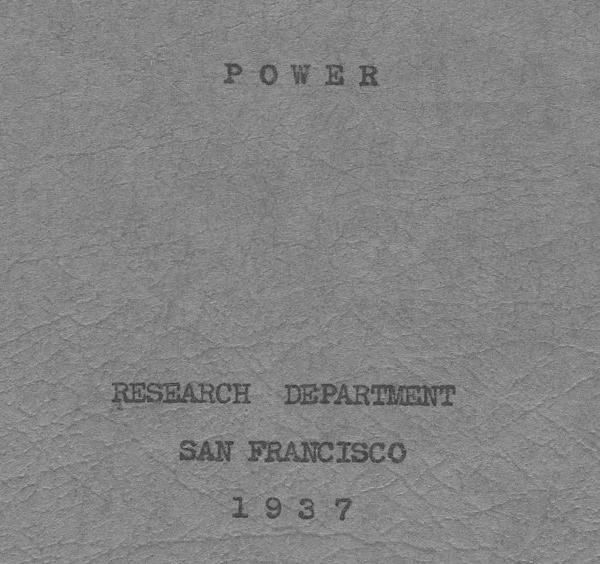
//> input picture test2.png, 600 x 564 px
$ ./Task1   (built with g++ and OpenCV 4)
//> lines starting //> are read from the running program, lines starting //| are printed output that depends on the picture; after the words box and inside, x2 and y2 are one past the last pixel; in counts of white or black regions, pixels touching at a corner belong together
//http://citeseerx.ist.psu.edu/viewdoc/download?doi=10.1.1.439.509&rep=rep1&type=pdf - ссылка на научную работу с описанием алгоритма Ниблэка
#include <opencv2/core/core.hpp>
#include <opencv2/highgui/highgui.hpp>
#include <opencv2/imgproc/imgproc.hpp>
#include <iostream>

using namespace cv;
using namespace std;

Mat img;
int Isize, Jsize;
int r = 40; //радиус окрестности, в которой высчитывается формула
double k = -0.2; //эмпирически определяемый параметр

void make_black(int i, int j)
{
	img.at<uchar>(i, j) = 0;
}

void make_white(int i, int j)
{
	img.at<uchar>(i, j) = 255;
}

void niblack_algorithm(double** brightness)
{
	double nAverage, average, sqrnDeviation, threshold;
	//(i, 0) first
	for (int i = 0; i < Isize; i++)
	{
		int n = (min(Isize, i + r + 1) - max(0, i - r)) * (r + 1);
		average = nAverage = sqrnDeviation = 0;
		for (int i1 = max(0, i - r); i1 < min(Isize, i + r + 1); i1++)
			for (int j1 = 0; j1 < r + 1; j1++)
				nAverage += brightness[i1][j1];
		average = nAverage / n;
		for (int i1 = max(0, i - r); i1 < min(Isize, i + r + 1); i1++)
			for (int j1 = 0; j1 < r + 1; j1++)
			{
				double b = brightness[i1][j1];
				sqrnDeviation += (b - average) * (b - average);
			}

		threshold = average + k * sqrt(sqrnDeviation / n);
		//if (sqrnDeviation / n < 256*256/50) threshold += 10*k * sqrt(sqrnDeviation / n);
		if (brightness[i][0] < threshold) make_black(i, 0); else make_white(i, 0);

		for (int j = 1; j < Jsize; j++)
		{
			n = (min(Jsize, j + r) - max(0, j - r)) * (min(Isize, i + r) - max(0, i - r));
			for (int k1 = i - r; k1 < i + r + 1; k1++)
			{
				double b1 = 0;
				if (j - r - 1 >= 0 && k1 >= 0 && k1 < Isize) b1 = brightness[k1][j - r - 1];
				double b2 = 0;
				if (j + r < Jsize && k1 >= 0 && k1 < Isize) b2 = brightness[k1][j + r];
				nAverage -= b1;
				nAverage += b2;
			}
			average = nAverage / n;
			for (int k1 = i - r; k1 < i + r + 1; k1++)
			{
				double b1 = average;
				if (j - r - 1 >= 0 && k1 >= 0 && k1 < Isize) b1 = brightness[k1][j - r - 1];
				double b2 = average;
				if (j + r < Jsize && k1 >= 0 && k1 < Isize) b2 = brightness[k1][j + r];
				sqrnDeviation -= (b1 - average) * (b1 - average);
				sqrnDeviation += (b2 - average) * (b2 - average);
			}

			if (sqrnDeviation / n < 256 * 256 / 4) sqrnDeviation *= 2;//!!
			threshold = average + k * sqrt(sqrnDeviation / n);
			//if (sqrnDeviation / n < 256*256/64) threshold += 10*k*sqrt(sqrnDeviation/n);
			if (brightness[i][j] < threshold) make_black(i, j); else make_white(i, j);
		}
	}
}

int main()
{
	img = imread("../test2.png", IMREAD_COLOR);
//> img is the input picture: 564 rows x 600 cols, CV_8UC3; min 46, max 179, mean 131.4
	if (img.empty())
	{
		std::cout << "error" << endl;
		return -1;
	}
	Isize = img.rows;
//> Isize = 564
	Jsize = img.cols;
//> Jsize = 600

	cout << Isize << ' ' << Jsize << endl;
//| 564 600

	cvtColor(img, img, COLOR_BGR2GRAY);
//> img: 564 rows x 600 cols, CV_8UC1

	double** brightness = new double* [Isize];
	for (int i = 0; i < Isize; i++)
		brightness[i] = new double[Jsize];

	for (int i = 0; i < Isize; i++)
		for (int j = 0; j < Jsize; j++)
		{
			brightness[i][j] = img.at<uchar>(i, j);
		}

	niblack_algorithm(brightness);
//> the loop in niblack_algorithm, `for (int i = 0; i < Isize; i++)` made 564 passes
//> (nAverage, average, sqrnDeviation, threshold, n) on passes 1 to 3: (223070, 136, 95791704.6, 87.68, 1640), (228553, 136, 98920242, 87.45, 1681), (234269, 136, 100723370.9, 87.67, 1722)
//> after the loop in niblack_algorithm, `for (int i = 0; i < Isize; i++)`: average = 134.2; nAverage = 225653; sqrnDeviation = 70723252; threshold = 93.21

	namedWindow("window", WINDOW_AUTOSIZE);
	imshow("window", img);
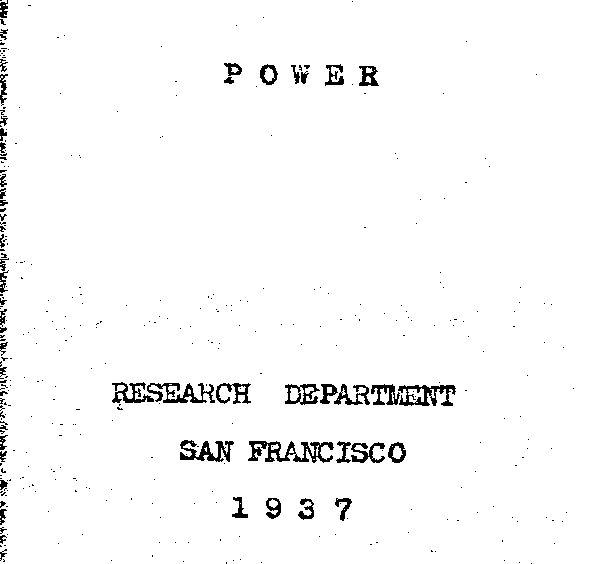
//> window 'window': 564 rows x 600 cols, CV_8UC1; 97.4% white; 372 black regions (319 under 20 px), largest, box (x1, y1, x2, y2) and area: (248, 441, 334, 463) 846, (398, 385, 456, 406) 607, (147, 383, 215, 403) 596
	waitKey(0);

	destroyWindow("window");
	for (int i = 0; i < Isize; i++)
	{
		delete[] brightness[i];
	}
	delete[] brightness;
	return 0;
}

$ run again, with test1.png copied over test2.png
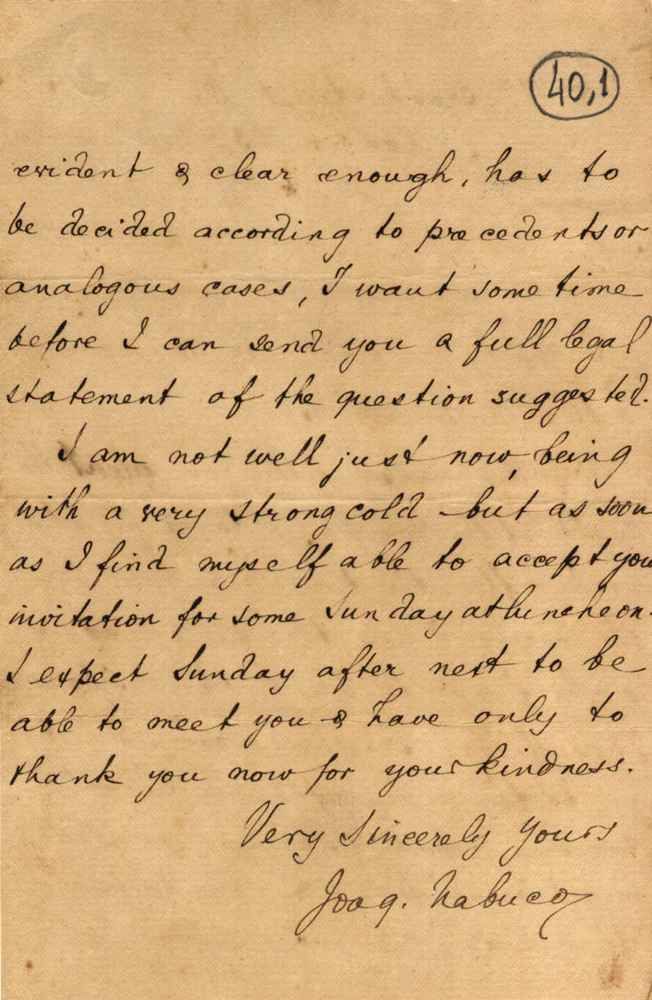
//> input picture test1.png, 652 x 1000 px, shrunk from 888 x 1361 before the run
//> img is the input picture: 1000 rows x 652 cols, CV_8UC3; mean B, G, R 123.9, 173.1, 211
//| 1000 652
//> `cvtColor(img, img, COLOR_BGR2GRAY);`:
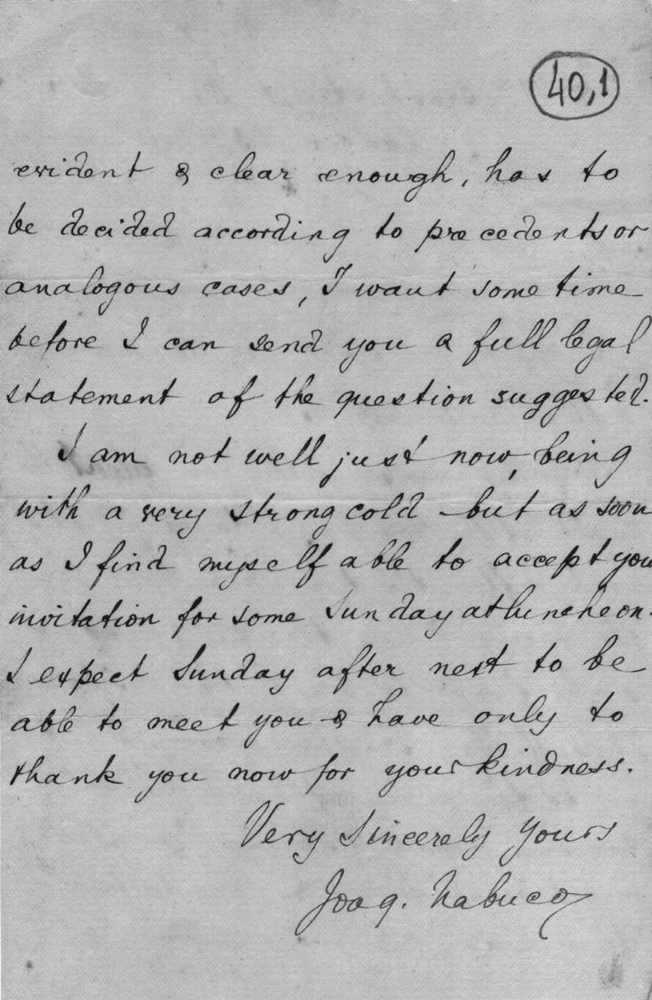
//> img: 1000 rows x 652 cols, CV_8UC1; min 4, max 242, mean 178.8
//> the loop in niblack_algorithm, `for (int i = 0; i < Isize; i++)` made 1000 passes
//> (nAverage, average, sqrnDeviation, threshold, n) on passes 1 to 3: (306167, 186.7, 71614652.2, 144.9, 1640), (313537, 186.5, 72767142.2, 144.9, 1681), (320817, 186.3, 75378087.9, 144.5, 1722)
//> after the loop in niblack_algorithm, `for (int i = 0; i < Isize; i++)`: average = 186.7; nAverage = 313903; sqrnDeviation = 68317985.8; threshold = 146.4
//> `imshow("window", img);`:
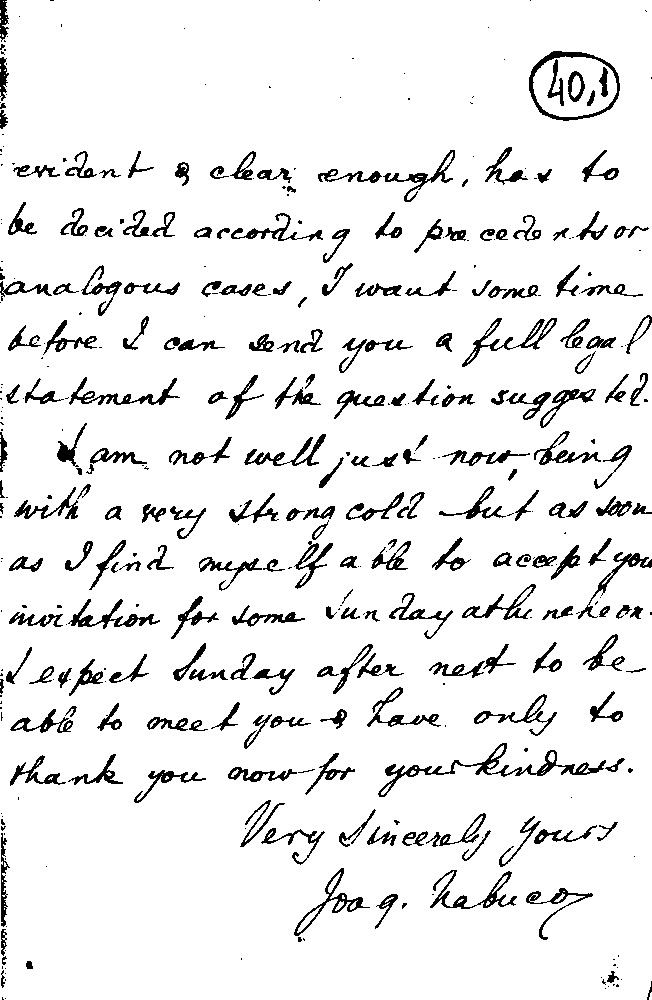
//> window 'window': 1000 rows x 652 cols, CV_8UC1; 92.1% white; 410 black regions (184 under 20 px), largest, box (x1, y1, x2, y2) and area: (378, 743, 606, 797) 1522, (529, 51, 620, 121) 961, (430, 870, 517, 909) 738

$ run again, with test3.png copied over test2.png
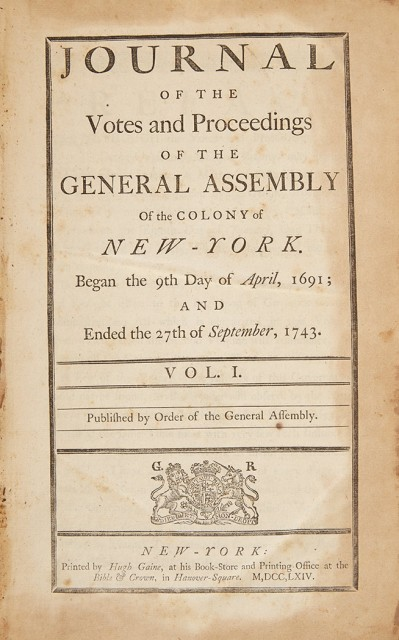
//> input picture test3.png, 399 x 640 px
//> img is the input picture: 640 rows x 399 cols, CV_8UC3; mean B, G, R 163.5, 192.3, 213.4
//| 640 399
//> `cvtColor(img, img, COLOR_BGR2GRAY);`:
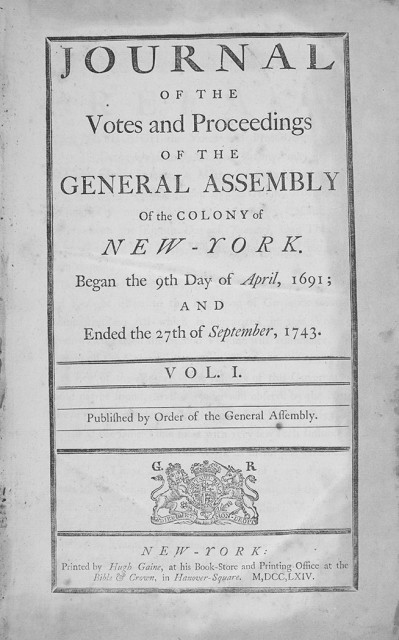
//> img: 640 rows x 399 cols, CV_8UC1; min 31, max 244, mean 195.3
//> the loop in niblack_algorithm, `for (int i = 0; i < Isize; i++)` made 640 passes
//> (nAverage, average, sqrnDeviation, threshold, n) on passes 1 to 3: (303248, 184.9, 55606547.7, 148.1, 1640), (310842, 184.9, 57625031.3, 147.9, 1681), (318421, 184.9, 60363613.4, 147.5, 1722)
//> after the loop in niblack_algorithm, `for (int i = 0; i < Isize; i++)`: average = 172.5; nAverage = 289932; sqrnDeviation = 79137496.3; threshold = 129.1
//> `imshow("window", img);`:
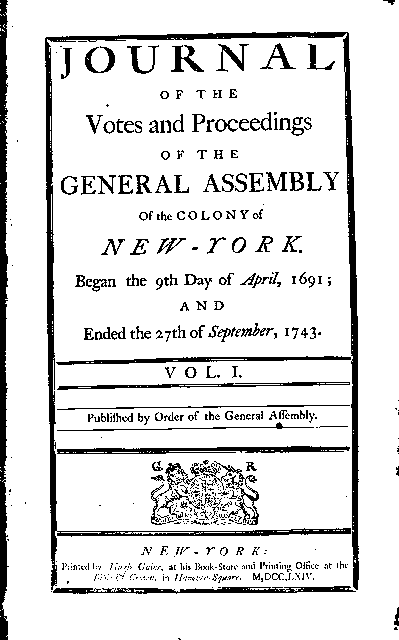
//> window 'window': 640 rows x 399 cols, CV_8UC1; 87.9% white; 526 black regions (364 under 20 px), largest, box (x1, y1, x2, y2) and area: (45, 32, 359, 590) 9221, (0, 0, 9, 640) 4004, (57, 446, 350, 454) 1415

$ run again, with test4.png copied over test2.png
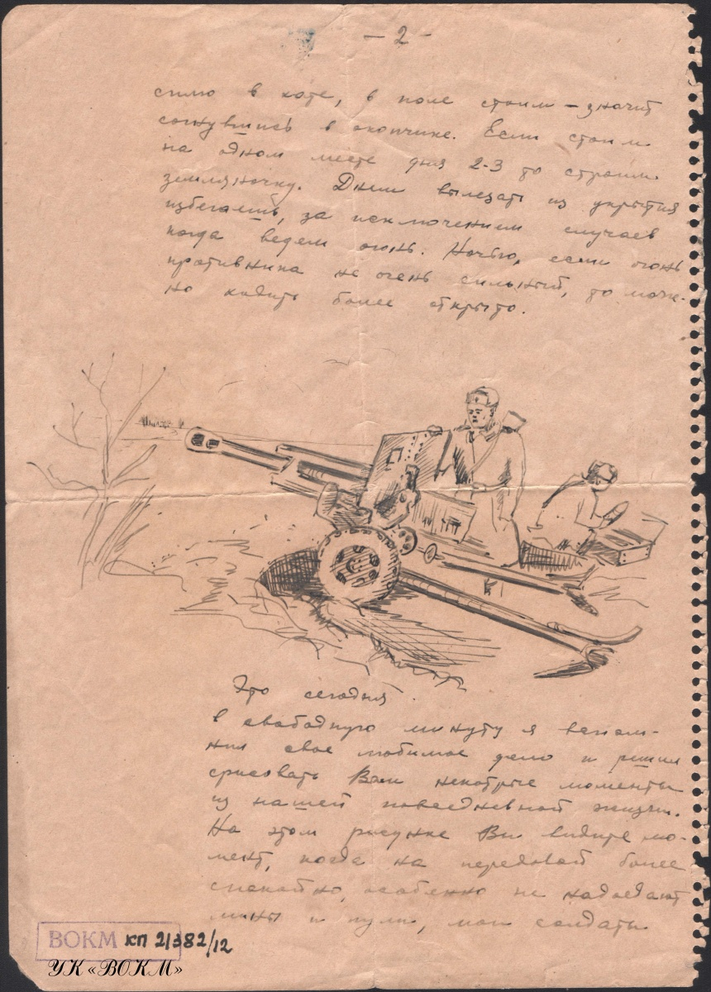
//> input picture test4.png, 711 x 992 px, shrunk from 860 x 1200 before the run
//> img is the input picture: 992 rows x 711 cols, CV_8UC3; mean B, G, R 151.7, 175, 212.5
//| 992 711
//> `cvtColor(img, img, COLOR_BGR2GRAY);`:
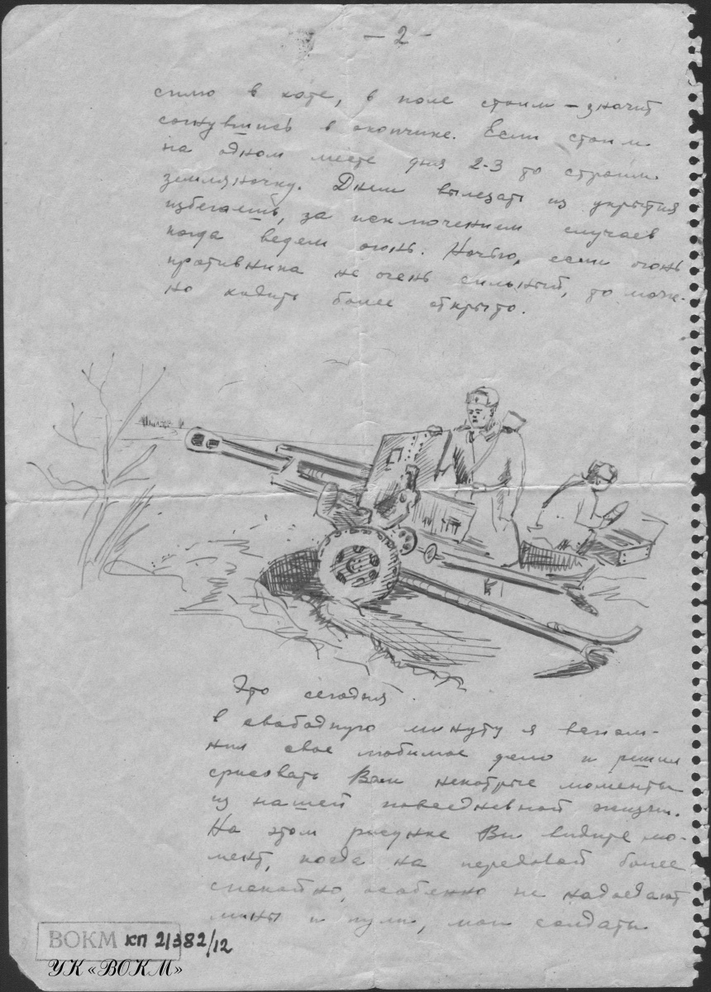
//> img: 992 rows x 711 cols, CV_8UC1; min 0, max 244, mean 183.6
//> the loop in niblack_algorithm, `for (int i = 0; i < Isize; i++)` made 992 passes
//> (nAverage, average, sqrnDeviation, threshold, n) on passes 1 to 3: (199521, 121.7, 98308316.7, 72.69, 1640), (206071, 122.6, 99196497.5, 74, 1681), (212622, 123.5, 100214474, 75.23, 1722)
//> after the loop in niblack_algorithm, `for (int i = 0; i < Isize; i++)`: average = 125.7; nAverage = 211362; sqrnDeviation = 110718394.9; threshold = 74.41
//> `imshow("window", img);`:
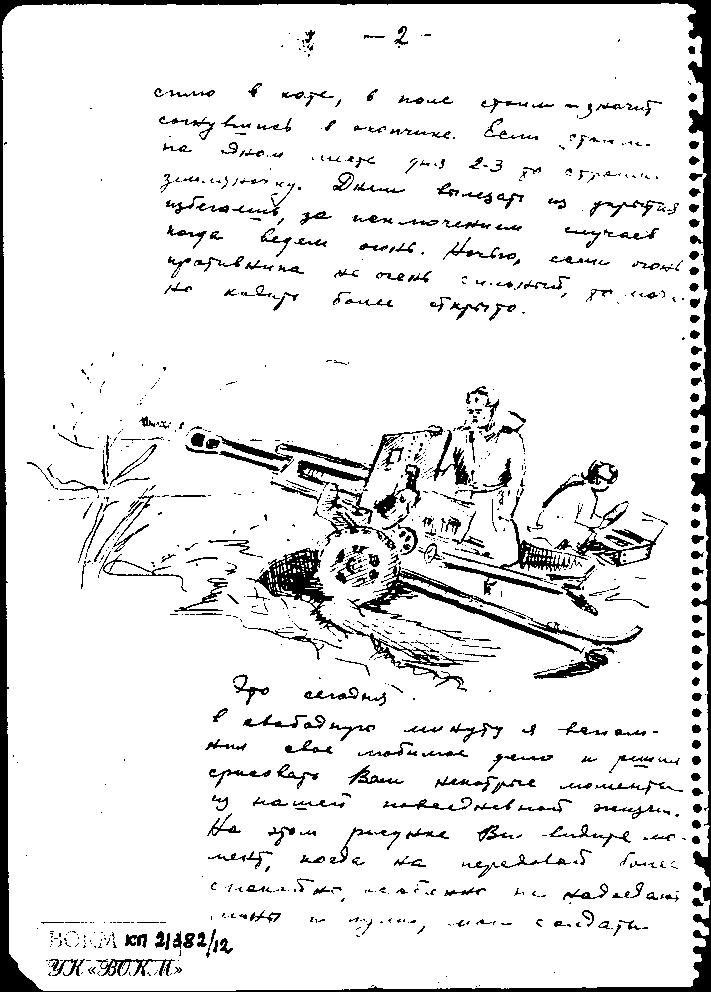
//> window 'window': 992 rows x 711 cols, CV_8UC1; 90.5% white; 1060 black regions (687 under 20 px), largest, box (x1, y1, x2, y2) and area: (0, 0, 711, 992) 18763, (347, 564, 585, 654) 2453, (246, 548, 354, 639) 2344
